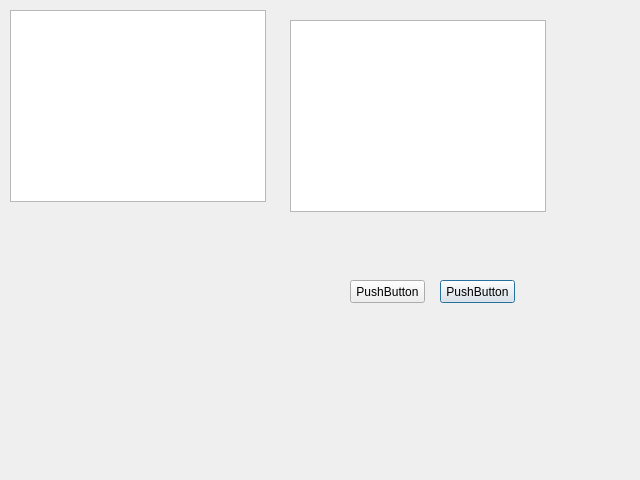
<?xml version="1.0" encoding="UTF-8"?>
<ui version="4.0">
 <class>Dialog</class>
 <widget class="QDialog" name="Dialog">
  <property name="geometry">
   <rect>
    <x>0</x>
    <y>0</y>
    <width>640</width>
    <height>480</height>
   </rect>
  </property>
  <property name="windowTitle">
   <string>Dialog</string>
  </property>
  <widget class="QListWidget" name="listWidget">
   <property name="geometry">
    <rect>
     <x>10</x>
     <y>10</y>
     <width>256</width>
     <height>192</height>
    </rect>
   </property>
  </widget>
  <widget class="QTableWidget" name="tableWidget">
   <property name="geometry">
    <rect>
     <x>290</x>
     <y>20</y>
     <width>256</width>
     <height>192</height>
    </rect>
   </property>
  </widget>
  <widget class="QPushButton" name="pushButton">
   <property name="geometry">
    <rect>
     <x>440</x>
     <y>280</y>
     <width>75</width>
     <height>23</height>
    </rect>
   </property>
   <property name="text">
    <string>PushButton</string>
   </property>
  </widget>
  <widget class="QPushButton" name="pushButton_2">
   <property name="geometry">
    <rect>
     <x>350</x>
     <y>280</y>
     <width>75</width>
     <height>23</height>
    </rect>
   </property>
   <property name="text">
    <string>PushButton</string>
   </property>
  </widget>
 </widget>
 <resources/>
 <connections/>
</ui>
